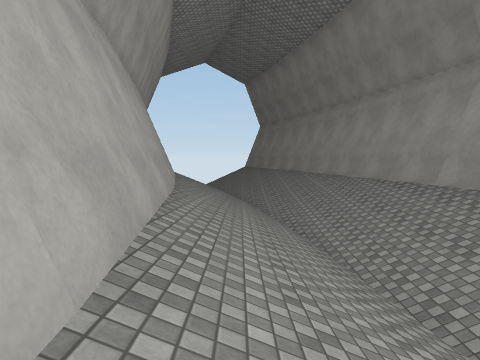
[1] (above)

14 first-person views from a walk through a Unity game level. The camera is 1.5 m above the floor, tilts 4° down and sees 75° across. The floor is counted in squares, 2 m on a side. Each view is taken from the middle of a square. On the plan, view 1 faces up. The plan holds only what a view shows up to about 10 squares ahead; the rest is blank. The place goes on beyond the plan. Surface patterns are stand-ins for the level's own textures.

[2]
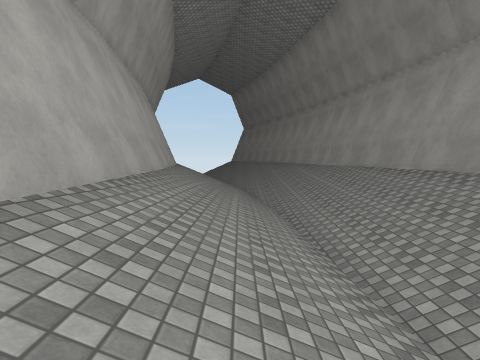

[3]
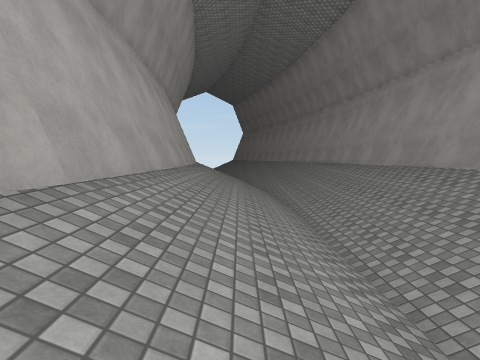

[4]
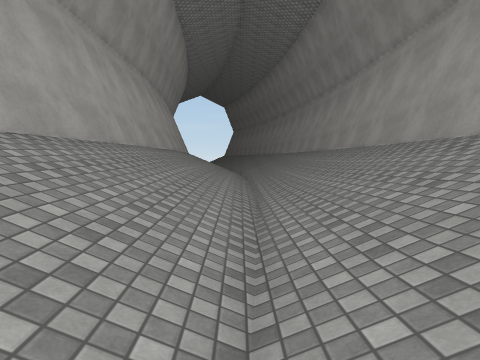

[5]
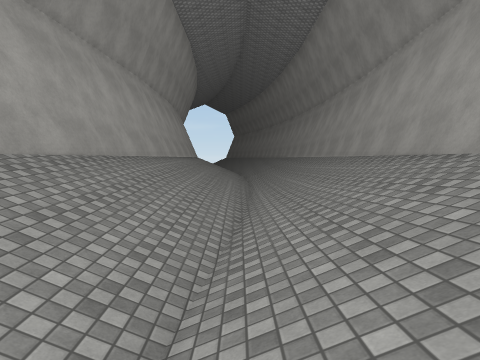

[6]
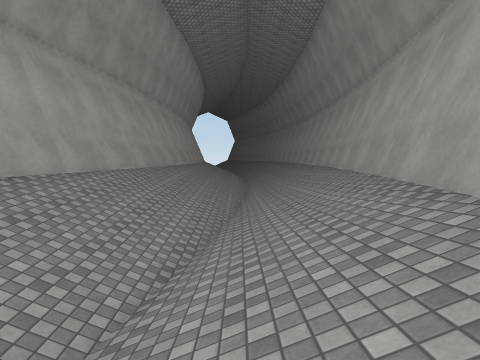

[7]
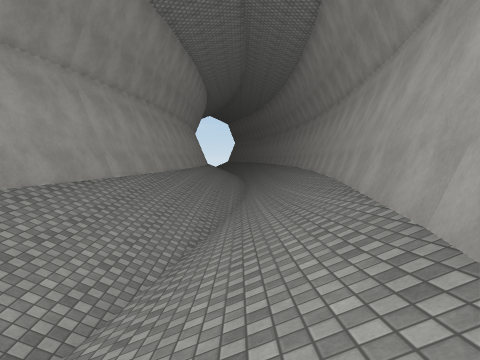

[8]
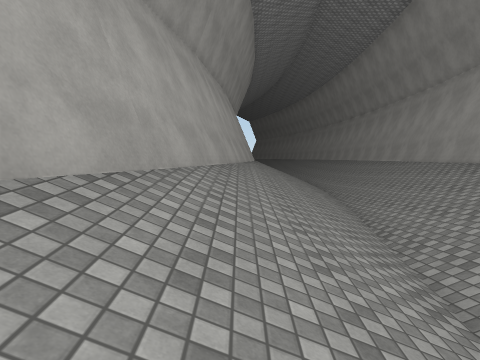

[9]
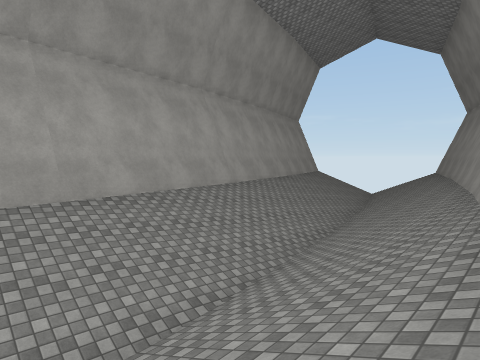

[10]
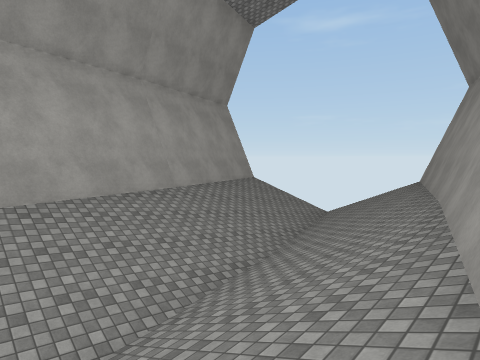

[11]
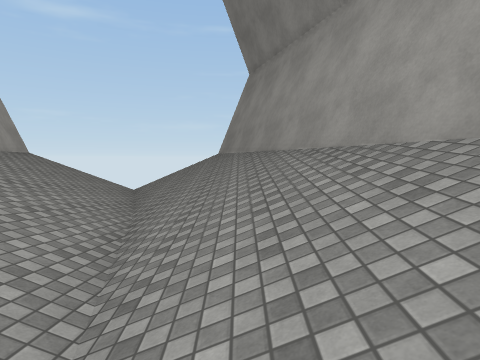

[12]
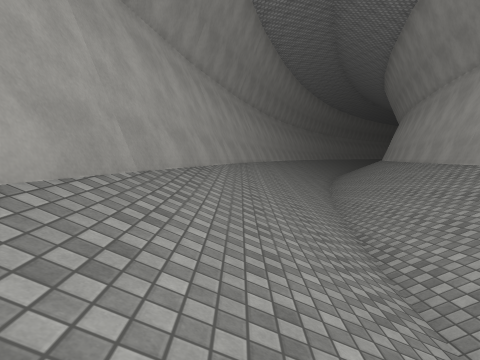

[13]
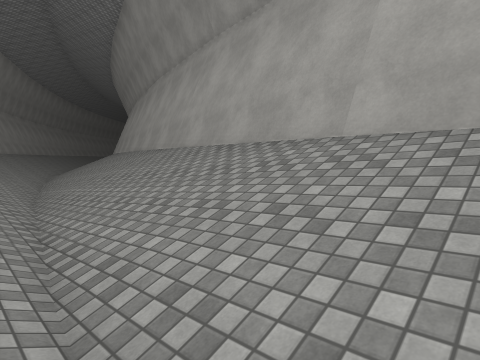

[14]
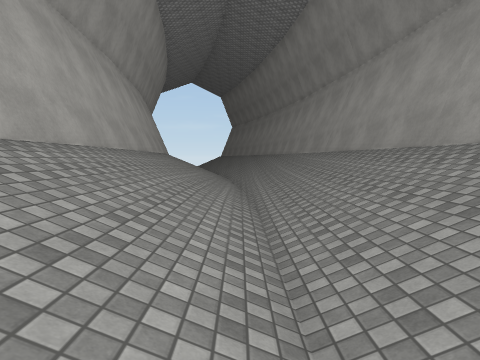

### Floor plan
Key: @ floor where view 1 was taken; # wall or solid block; x gap in a wall; . floor; / step, stairs or slope.
Columns run from 5 left of view 1 to 5 right of it. Each row starts with its distance up from view 1.
 20      ##
 19    ///#
 18 x/////##
 17 ##/////#
 16  #/////#
 15  #/////##
 14  #//////#
 13  ##/////#
 12   #//.//#
 11   #/////##
 10   ##/////#
  9    #/////#
  8    #//.//#
  7    #/////#
  6    #/////#
  5    ##////##
  4     #/////#
  3     #/////#
  2     #/////#
  1     #//.//#
  0     #@/.//#
 -1     #/////#
 -2     #/////#
 -3     #/////#
 -4     #/////#
 -5     #/////#
 -6     #/////#
 -7     #/////#
 -8     #/////#
 -9     #/////#
-10     #/////#
-11     #/////#
-12     #//.//#
-13     #//.//#
-14     #/////#
-15     #/////#
-16     #/////#
-17    ##////##
-18    #/////#
-19    #/////#
-20    #//.//#
-21    #/////#
-22   ##/////#
-23   #/////##
-24   #//.//#

Where each view was taken, in squares from view 1:
view 1: 0 up, 0 right, facing up
view 2: 5 down, 1 right, facing up
view 3: 10 down, 1 right, facing up
view 4: 14 down, 2 right, facing up
view 5: 18 down, 2 right, facing up
view 6: 22 down, 2 right, facing up
view 7: 24 down, 2 right, facing up
view 8: 24 down, 1 left, facing up
view 9: 4 up, 4 right, facing up-left
view 10: 10 up, 3 right, facing up-left
view 11: 10 up, 1 right, facing up
view 12: 14 down, 3 right, facing down
view 13: 15 down, 2 right, facing down-left
view 14: 8 down, 2 right, facing up
